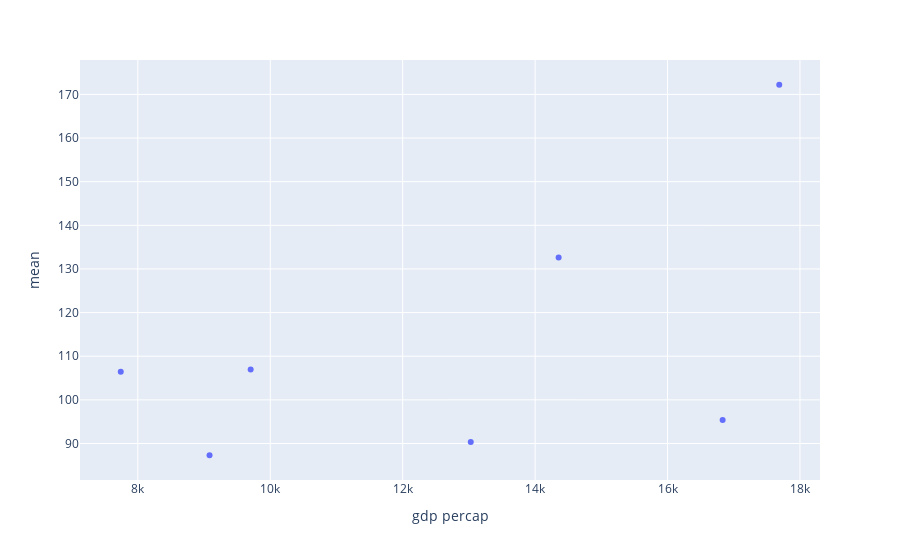

Source (notebook cell):
### Code cell
fig = px.scatter(df,'gdp percap','mean',hover_name='City')
fig

### Figure 1 — Plotly figure (JSON) as saved in the notebook; plotly's stock layout.template omitted (floating-point values rounded to 4 significant figures)
{"data": [{"hovertemplate": "<b>%{hovertext}</b><br><br>gdp percap=%{x}<br>mean=%{y}<extra></extra>", "hovertext": ["Mumbai", "Kolkata", "Bengaluru", "Chennai", "Hyderabad", "Visakhapatnam", "Delhi"], "legendgroup": "", "marker": {"color": "#636efa", "symbol": "circle"}, "mode": "markers", "name": "", "orientation": "v", "showlegend": false, "type": "scatter", "x": [16832, 14355, 13028, 9083, 9704, 7742, 17687], "xaxis": "x", "y": [95.41, 132.6, 90.36, 87.31, 106.9, 106.4, 172.2], "yaxis": "y"}], "layout": {"legend": {"tracegroupgap": 0}, "margin": {"t": 60}, "xaxis": {"anchor": "y", "domain": [0, 1], "title": {"text": "gdp percap"}}, "yaxis": {"anchor": "x", "domain": [0, 1], "title": {"text": "mean"}}}}
